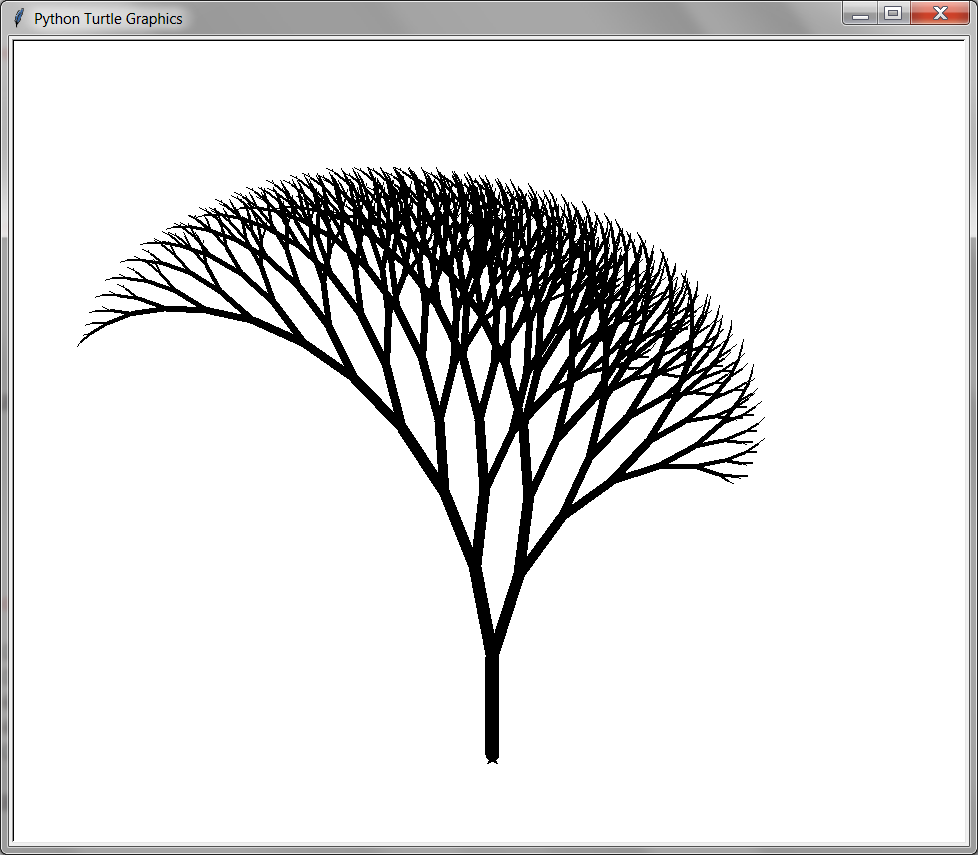

Generate this figure with Python:
from turtle import *

tracer(1, 0)

# try changing these values and looking at the results
LEFT_ANGLE = 30
RIGHT_ANGLE = 20
LEFT_DECREASE = 7
RIGHT_DECREASE = 11

def tree(x, y, direction, branch_length):
    # if the branch is too small, just quit
    if branch_length < 5:
        return

    # draw the trunk
    pensize(max(branch_length / 8.0, 1))
    forward(branch_length)

    # draw the two branches, which are fractal trees
    left(LEFT_ANGLE)
    tree(xcor(), ycor(), heading(), branch_length - LEFT_DECREASE)
    right(LEFT_ANGLE + RIGHT_ANGLE)
    tree(xcor(), ycor(), heading(), branch_length - RIGHT_DECREASE)
    left(RIGHT_ANGLE)

    # return back to the starting point
    penup()
    goto(x, y)
    setheading(direction)
    pendown()
        
# move the turtle to the starting point at the root
penup()
goto(0, -310)
setheading(90)
pendown()

# draw the first branch
tree(xcor(), ycor(), heading(), 100)
update()
exitonclick()
